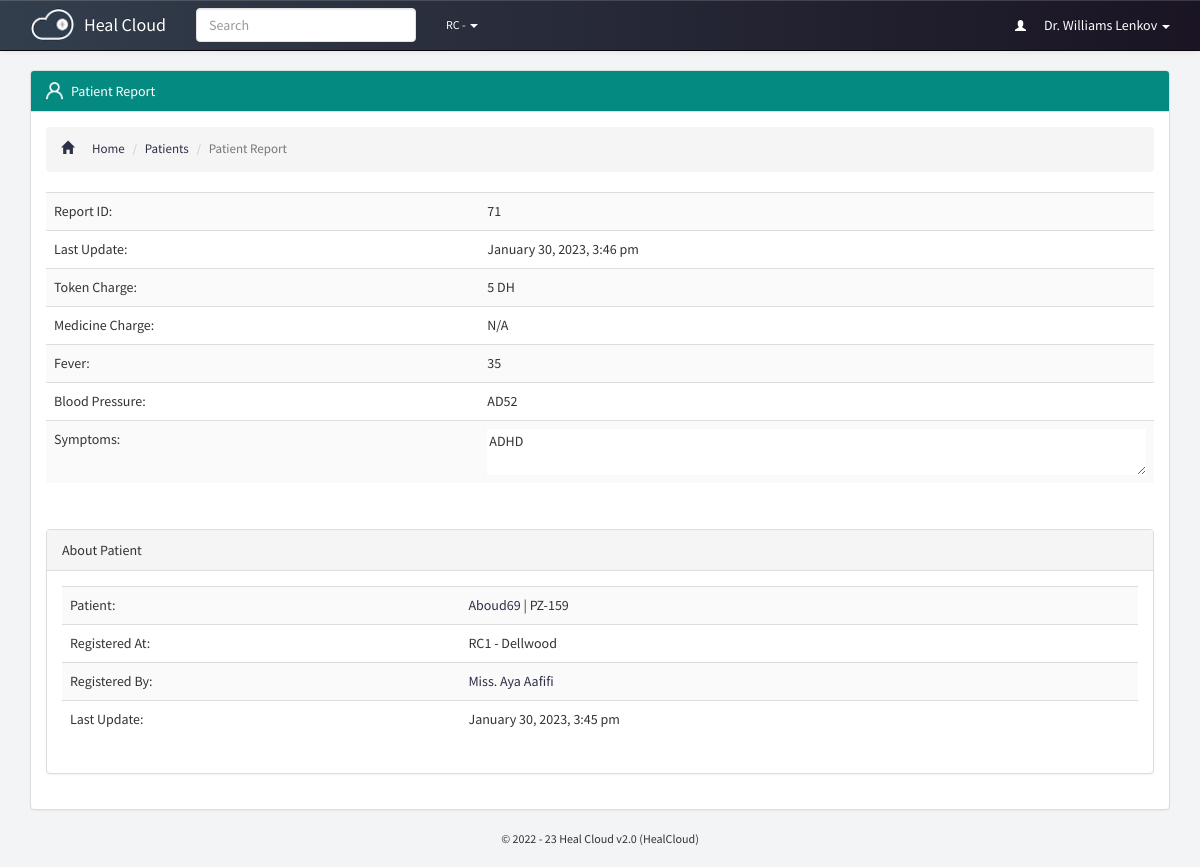
The app's page /patients/reports.php?id=71 (signed in) with its own data.
### tables this page shows
CREATE TABLE `p_global_permissions` (
  `id` varchar(250) NOT NULL DEFAULT '',
  `portal_name` varchar(250) NOT NULL,
  `version` varchar(250) NOT NULL,
  `guardian_short_name` varchar(250) NOT NULL,
  `guardian_name` varchar(250) NOT NULL,
  `register_patient` varchar(20) NOT NULL,
  `prescribe_patient` varchar(20) NOT NULL,
  `patients_directory` varchar(20) NOT NULL,
  `pending_prescriptions` varchar(20) NOT NULL,
  `add_staff` varchar(20) NOT NULL,
  `staff_directory` varchar(20) NOT NULL,
  `my_porfile` varchar(20) NOT NULL,
  `staff_profile` varchar(20) NOT NULL,
  `add_branch` varchar(20) NOT NULL,
  `branches_directory` varchar(20) NOT NULL,
  `global_settings` varchar(20) NOT NULL,
  `introduce_medicine` varchar(20) NOT NULL,
  `update_stock` varchar(20) NOT NULL,
  `consumed_stock_local` varchar(20) NOT NULL,
  `consumed_stock_global` varchar(20) NOT NULL,
  `opening_time` varchar(250) NOT NULL,
  `closing_time` varchar(250) NOT NULL,
  `during_close_time` varchar(20) NOT NULL,
  `theme` varchar(250) NOT NULL,
  `timezone` varchar(250) NOT NULL,
  `charge_mode_a` varchar(250) NOT NULL,
  `charge_mode_b` varchar(250) NOT NULL,
  `charge_mode_c` varchar(250) NOT NULL,
  `charge_mode_d` varchar(250) NOT NULL,
  `access_level_6` varchar(250) NOT NULL,
  `access_level_5` varchar(250) NOT NULL,
  `access_level_4` varchar(250) NOT NULL,
  `access_level_3` varchar(250) NOT NULL,
  `access_level_2` varchar(250) NOT NULL,
  `access_level_1` varchar(250) NOT NULL,
  `mobile_number` varchar(250) NOT NULL,
  `address` varchar(250) NOT NULL,
  `sign_level` varchar(250) NOT NULL,
  `medicine_directory` varchar(250) NOT NULL,
  `medicine_profile` varchar(250) NOT NULL,
  `patient_contact` varchar(250) NOT NULL,
  `patient_address` varchar(250) NOT NULL,
  `patient_email` varchar(250) NOT NULL,
  `edit_patient` varchar(250) NOT NULL,
  `manage_patients` varchar(250) NOT NULL,
  `auto_refresh` varchar(250) NOT NULL,
  `currency` varchar(250) NOT NULL,
  `charge_mode_a_value` int(20) NOT NULL,
  `charge_mode_b_value` int(20) NOT NULL,
  `charge_mode_c_value` int(20) NOT NULL,
  `charge_mode_d_value` int(20) NOT NULL,
  `updated_by` varchar(255) NOT NULL,
  `last_update` datetime NOT NULL,
  `recent_hours` varchar(250) NOT NULL
);

CREATE TABLE `p_branches_dir` (
  `id` bigint(20) NOT NULL,
  `guardian` varchar(250) NOT NULL,
  `name` varchar(250) NOT NULL,
  `address` varchar(250) NOT NULL,
  `location` varchar(250) NOT NULL,
  `contact` varchar(250) NOT NULL,
  `type` varchar(250) NOT NULL,
  `last_update` datetime NOT NULL
);

### includes/staff.php (called while the page is built, shortened)
<?php
function staff_info($query,$id = NULL){
	global $con;
	if(!isset($id)){
		$id = $_SESSION['id'];
	}
	$call=mysqli_fetch_object(mysqli_query($con, "select * from p_staff_dir where id='$id'"));
	return $call->$query;
}

### includes/patients.php (called while the page is built, shortened)
<?php
function patient_info($query, $id)
{
	global $con;
	$call = mysqli_fetch_object(mysqli_query($con, "select * from p_patients_dir where id='$id'"));
	return $call->$query;
}
function report_info($query, $id)
{
	global $con;
	$call = mysqli_fetch_object(mysqli_query($con, "select * from p_reports where id='$id'"));
	return $call->$query;
}

### pre-includes/regular-functions.php (called while the page is built, shortened)
<?php
$global_permission = mysqli_fetch_object(mysqli_query($con, "select * from p_global_permissions where id='1'"));
function display_time($datetime)
{
	$processing = strtotime($datetime);
	$today = date("Y-m-d");
	$extract_day = (date("Y-m-d", $processing));
	if ($today == $extract_day) {
		$output = "" . date("g:i a", $processing) . " Today";
	} else {
		$output = date("F j, Y, g:i a", $processing);
	}
	return $output;
}
function charge_mode($mode)
{
	global $global_permission;
	if ($mode == "a") {
		$charge = "$global_permission->charge_mode_a";
	} else if ($mode == "b") {
		$charge = "$global_permission->charge_mode_b";
	} else if ($mode == "c") {
		$charge = "$global_permission->charge_mode_c";
	} else {
		$charge = "$global_permission->charge_mode_d";
	}
	return $charge;
}

### pre-includes/all.php (called while the page is built, shortened)
<?php
include "db.php";
require_once "regular-functions.php";
?>

### includes/initiate.php (called while the page is built, shortened)
<?php
	require_once "../pre-includes/all.php";
?>

### includes/branches.php (called while the page is built, shortened)
<?php
function branch_name($code){
	global $con;
	$call=mysqli_fetch_object(mysqli_query($con, "select * from p_branches_dir where id='$code'"));
	return $call->name;
}

### patients/reports.php (the view, shortened to what this page needs)
<?php
require_once "../includes/initiate.php";
if (isset($_GET['id'])) {
	$id = $_GET['id'];
}
$patient_id = report_info("patient", $id);
?>
<div id="patient-report" class="container page">
	<div class="panel panel-default">
		<div class="panel-heading theme-patients"><span class="inlineicon patients-mini">Patient Report</span></div>
		<div class="panel-body">
			<ol class="breadcrumb link-patients">
				<li><a href="../dashboard"><i class="glyphicon glyphicon-home"></i>Home</a></li>
				<li><a href="../patients/">Patients</a></li>
				<li class="active">Patient Report</li>
			</ol>
			<table class="table table-striped link-patients link-patients">
				<tbody>
					<tr>
						<td>Report ID:</td>
						<td><?php echo $id; ?></td>
					</tr>
					<tr>
						<td>Last Update:</td>
						<td><?php echo display_time(report_info("last_update", $id)); ?></td>
					</tr>
					<tr>
						<td>Token Charge:</td>
						<td><?php echo charge_mode(report_info("charge", $id)); ?> <?php echo "$global_permission->currency" ?></td>
					</tr>
					<?php if (report_info("checkout_charges", $id) != "") {  ?>
						<tr>
							<td>Medicine Charge:</td>
							<td class="checkout"><?php echo report_info("checkout_charges", $id); ?> <?php echo "$global_permission->currency" ?> (Token charges not included!)</td>
						</tr>
					<?php } else { ?>
						<tr>
							<td>Medicine Charge:</td>
							<td>N/A</td>
						</tr>
					<?php } ?>
					<?php if (report_info("fever", $id) != "") { ?><tr>
							<td>Fever:</td>
							<td><?php echo report_info("fever", $id); ?></td>
						</tr><?php } ?>
					<?php if (report_info("blood_pressure", $id) != "") { ?><tr>
							<td>Blood Pressure:</td>
							<td><?php echo report_info("blood_pressure", $id); ?></td>
						</tr><?php } ?>
					<tr>
						<td>Symptoms:</td>
						<td><textarea readonly class="form-textarea"><?php echo report_info("symptoms", $id); ?></textarea></td>
					</tr>
				</tbody>
			</table>
			<div class="panel panel-default push_low">
				<div class="panel-heading _theme-patients">About Patient</div>
				<div class="panel-body">
					<table class="table table-striped link-patients  link-patients">
						<tbody>
							<tr>
								<td>Patient:</td>
								<td><a href="../patients/profile.php?id=<?php echo $patient_id; ?>" class="patient"><?php echo patient_info("name", $patient_id); ?></a> | <?php echo patient_info("serial", $patient_id); ?>-<?php echo patient_info("id", $patient_id); ?></td>
							</tr>
							<tr>
								<td>Registered At:</td>
								<td><?php echo $global_permission->guardian_short_name;
									echo patient_info("branch", $patient_id); ?> - <?php echo branch_name(patient_info("branch", $patient_id)); ?></td>
							</tr>
							<tr>
								<td>Registered By:</td>
								<td><a class="staff" href="../staff/profile.php?id=<?php echo patient_info("physician", $patient_id); ?>"><?php echo staff_info("full_name", patient_info("physician", $patient_id)); ?></a></td>
							</tr>
							<tr>
								<td>Last Update:</td>
								<td><?php echo display_time(patient_info("last_update", $patient_id)); ?></td>
							</tr>
						</tbody>
					</table>
				</div>
			</div>
		</div>
	</div>
</div>

### theme/css/main.css (style rules this page uses)
body, html { background: #f3f4f5; font-family: "Source Sans Pro", sans-serif; }
.page.container { margin-top: 70px; }
.panel-body:before { -webkit-clip-path: polygon(0 0, 100% 0, 100% 56%, 0 42%); clip-path: polygon(0 0, 100% 0, 100% 56%, 0 42%); background-color: #e2e8ec !important; }
.push_low { margin-top: 46px; }
.theme-patients { background: #048a81 !important; color: #fff !important; }
.link-patients a { color: #2d3047 !important; }
.breadcrumb i { padding-right: 18px; }
.table-striped td { line-height: 21px !important; }
.panel-body li { list-style: none; padding: 5px 0; font-size: 13px; color: #333; }
.panel-default>.panel-heading { background-image: none; }
.form-textarea { border: none !important; width: 100% !important; }
.table-striped>tbody>tr:nth-child(odd), .table-striped>tbody>tr:nth-child(odd)>td, .table-striped>tbody>tr:nth-child(odd)>th { background: #fafafa !important; }
.patients-mini { background: url(../icons/patients-mini.png) no-repeat; padding-left: 25px; background-size: 17px auto; }

### records on screen
p_global_permissions: currency "DH", guardian_short_name "RC"
p_branches_dir: name "Dellwood"

### other values on screen
get_global('portal_name') "Heal Cloud"
get_global('guardian_short_name') "RC"
staff_info("full_name") "Dr. Williams Lenkov"
$id "71"
display_time(report_info("last_update", $id)) "January 30, 2023, 3:46 pm"
charge_mode(report_info("charge", $id)) "5"
report_info("fever", $id) "35"
report_info("blood_pressure", $id) "AD52"
patient_info("name", $patient_id) "Aboud69"
patient_info("serial", $patient_id) "PZ"
patient_info("id", $patient_id) "159"
patient_info("branch", $patient_id) "1"
staff_info("full_name", patient_info("physician", $patient_id)) "Miss. Aya Aafifi"
display_time(patient_info("last_update", $patient_id)) "January 30, 2023, 3:45 pm"
get_global('version') "2.0"
